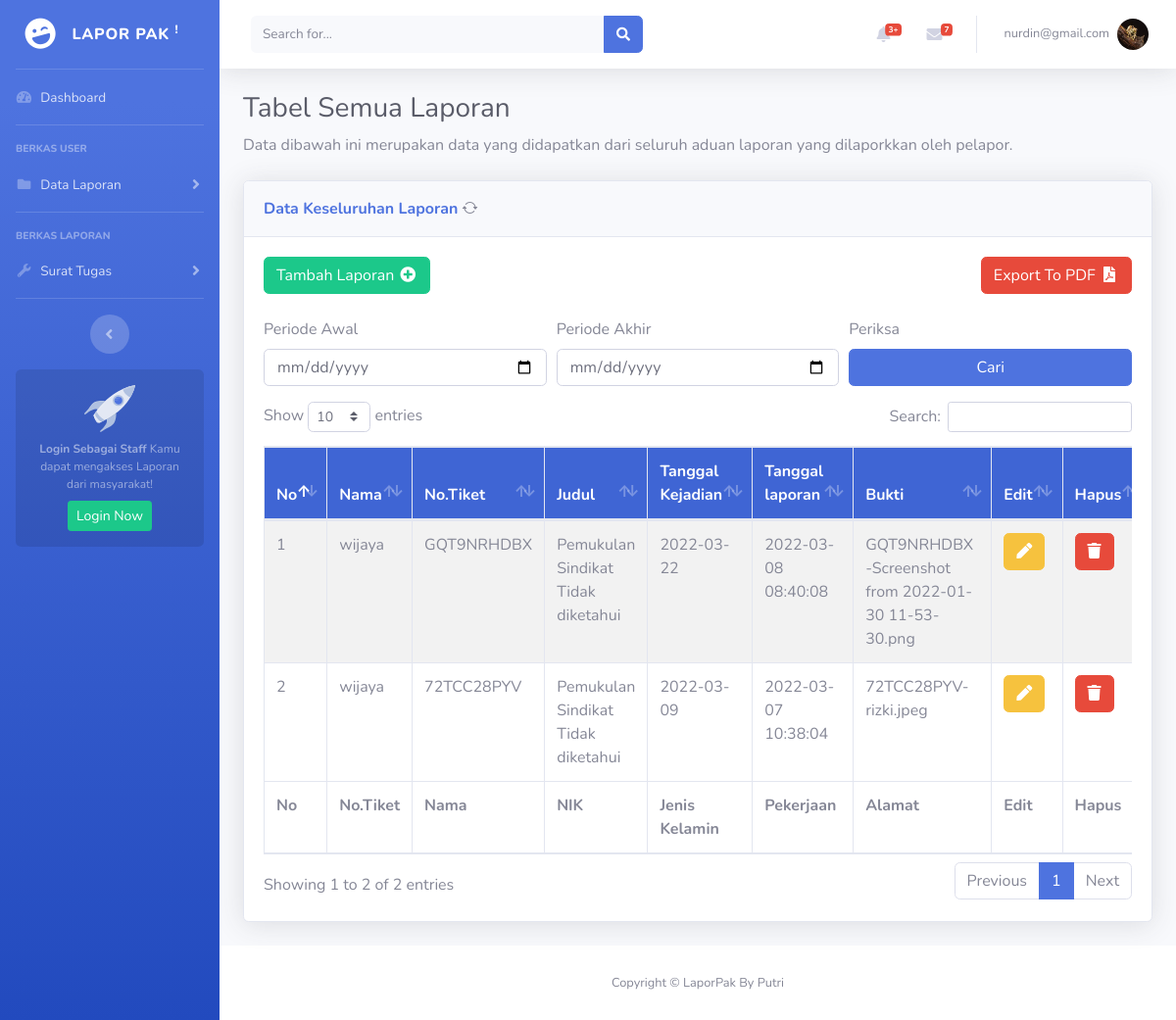
The page /staff/kerja-diverifikasi.php (signed in) on the database its author committed.
### tables this page shows
CREATE TABLE `detail_laporan` (
  `id_detail_laporan` int(11) NOT NULL,
  `id_klasifikasi` int(11) DEFAULT NULL,
  `no_tiket` varchar(300) DEFAULT NULL,
  `judul_laporan` text DEFAULT NULL,
  `isi_laporan` text DEFAULT NULL,
  `id_user` int(11) DEFAULT NULL,
  `tanggal_kejadian` date DEFAULT NULL,
  `lokasi_kejadian` text DEFAULT NULL,
  `tanggal` datetime DEFAULT current_timestamp(),
  `saksi` varchar(100) DEFAULT NULL,
  `lampiran_bukti` text DEFAULT NULL
);

CREATE TABLE `user` (
  `id_user` int(11) NOT NULL,
  `email` varchar(100) NOT NULL,
  `nama` varchar(100) DEFAULT NULL,
  `jenis_kelamin` varchar(100) DEFAULT NULL,
  `nik` varchar(200) DEFAULT NULL,
  `alamat` text DEFAULT NULL,
  `tmp_lahir` varchar(300) DEFAULT NULL,
  `tgl_lahir` date DEFAULT NULL,
  `no_tlp` varchar(15) DEFAULT NULL,
  `agama` varchar(100) DEFAULT NULL,
  `pekerjaan` varchar(100) DEFAULT NULL,
  `foto` varchar(300) DEFAULT NULL
);

CREATE TABLE `penyidikan` (
  `id_penyidikan` int(11) NOT NULL,
  `no_tiket` varchar(100) NOT NULL,
  `tgl_mulai` date DEFAULT NULL,
  `tgl_selesai` date DEFAULT NULL,
  `id_pengerjaan` int(11) DEFAULT NULL,
  `hasil_penyidikan` varchar(300) DEFAULT NULL,
  `keterangan_penyidikan` text DEFAULT NULL
);

### staff/kerja-diverifikasi.php (the view, shortened to what this page needs)
<?php
include 'header.php';
?>
<div class="container-fluid">
    <h1 class="h3 mb-2 text-gray-800">Tabel Semua Laporan</h1>
    <p class="mb-4">Data dibawah ini merupakan data yang didapatkan dari seluruh aduan laporan yang dilaporkkan oleh pelapor.</p>
    <div class="card shadow mb-4">
        <div class="card-header py-3">
            <a class="form-row d-flex justify-left">
                <a href="laporan-semua.php" class="m-0 font-weight-bold text-primary wa-20 ">Data Keseluruhan Laporan</a>
                <i class="bi bi-arrow-repeat"></i>
            </a>
        </div>
        <div class="card-body">
            <div class="table-responsive table-striped">
                <div class="d-flex justify-content-between">
                    <a class="btn btn-success w-15 " href="form-add-laporan.php">Tambah Laporan <i class="fas fa-fw fa-plus-circle"></i>
                    </a>
                    <a class="btn btn-danger w-15 " href="">Export To PDF <i class="fas fa-fw fa-file-pdf"></i>
                    </a>
                </div>
                <br>
                <form action="laporan-semua.php" method="get">
                    <div class="form-row">
                        <div class="form-group col-sm-4">
                            <label for="p_awal">Periode Awal</label>
                            <input type="date" class="form-control" name="p_awal" id="p_awal">
                        </div>
                        <div class="form-group col-sm-4">
                            <label for="p_akhir">Periode Akhir</label>
                            <input type="date" class="form-control" name="p_akhir" id="p_akhir">
                        </div>
                        <div class="form-group col-sm-4">
                            <label for="p_akhir">Periksa</label>
                            <input class="btn btn-primary btn-block  " name="mencari " type="submit" value="Cari">
                        </div>
                </form>
            </div>
            <table class="table table-bordered" id="dataTable" width="100%" cellspacing="0">
                <thead style="background-color: #3f65d4; color: #FFFFFF;">
                    <tr>
                        <th>No</th>
                        <th>Nama</th>
                        <th>No.Tiket</th>
                        <th>Judul</th>
                        <th>Tanggal Kejadian</th>
                        <th>Tanggal laporan</th>
                        <th>Bukti</th>
                        <th>Edit</th>
                        <th>Hapus</th>
                    </tr>
                <tfoot>
                    <tr>
                        <th>No</th>
                        <th>No.Tiket</th>
                        <th>Nama</th>
                        <th>NIK</th>
                        <th>Jenis Kelamin</th>
                        <th>Pekerjaan</th>
                        <th>Alamat</th>
                        <th>Edit</th>
                        <th>Hapus</th>
                    </tr>
                </tfoot>
                <tbody>
                    <?php
                    include "../koneksi.php";
                    if (isset($_GET['p_awal']) && isset($_GET['p_akhir'])) {
                        $query = mysqli_query($konek, "SELECT * FROM detail_laporan WHERE tanggal BETWEEN '" . $_GET['p_awal'] . "' and '" . $_GET['p_akhir'] . "'") or die("SQL Anda Salah");
                    } else {
                        $sql = "SELECT d.*, u.*, l.*, p.* FROM detail_laporan d JOIN user u JOIN status s JOIN laporan l JOIN penyidikan p WHERE d.id_user = u.id_user and d.no_tiket = l.no_tiket and d.no_tiket=p.no_tiket and l.id_status= s.id_status and p.id_pengerjaan = p.id_pengerjaan and p.id_pengerjaan = '2' group by d.id_detail_laporan DESC;";
                        $query = mysqli_query($konek, $sql) or die("SQL Anda Salah");
                    }
                    $nomor = 0;
                    while ($data = mysqli_fetch_array($query)) {
                        $nomor++;
                    ?>
                        <tr>
                            <td><?= $nomor ?></td>
                            <td><?= $data['nama'] ?></td>
                            <td><?= $data['no_tiket'] ?></td>
                            <td><?= $data['judul_laporan'] ?></td>
                            <td><?= $data['tanggal_kejadian'] ?></td>
                            <td><?= $data['tanggal'] ?></td>
                            <td><?= $data['lampiran_bukti'] ?></td>
                            <td><a href='form-update-laporan.php?no_tiket=<?php echo $data['no_tiket']; ?>' class='btn btn-warning '><i class="fas fa-pen"></i></a>
                            </td>
                            <td><a href='delete/laporan.php?no_tiket=<?php echo $data['no_tiket']; ?>' class='btn btn-danger '><i class="fas fa-trash"></i></a>
                            </td>
                        </tr>
                    <?php } ?>
                </tbody>
            </table>
        </div>
    </div>
</div>
</div>
</div>
<?php
include 'footer.php';
?>

### rows shown on the page
detail_laporan: id_user.nama "wijaya", penyidikan.no_tiket "GQT9NRHDBX", judul_laporan "Pemukulan Sindikat Tidak diketahui", tanggal_kejadian "2022-03-22", tanggal "2022-03-08 08:40:08", lampiran_bukti "GQT9NRHDBX-Screenshot from 2022-01-30 11-53-30.png"
detail_laporan: id_user.nama "wijaya", penyidikan.no_tiket "72TCC28PYV", judul_laporan "Pemukulan Sindikat Tidak diketahui", tanggal_kejadian "2022-03-09", tanggal "2022-03-07 10:38:04", lampiran_bukti "72TCC28PYV-rizki.jpeg"

### other values the page prints
$email "nurdin@gmail.com"
